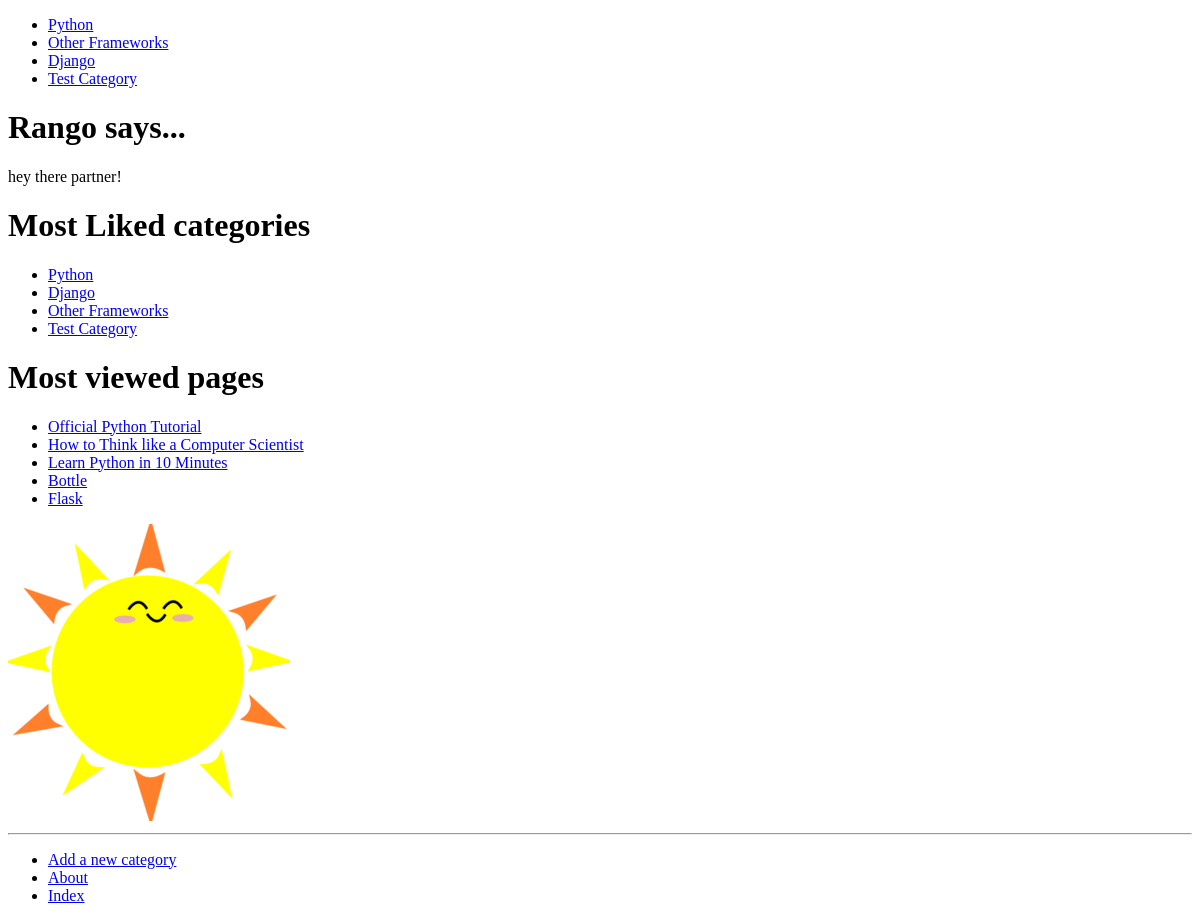
The app's page /, older data.
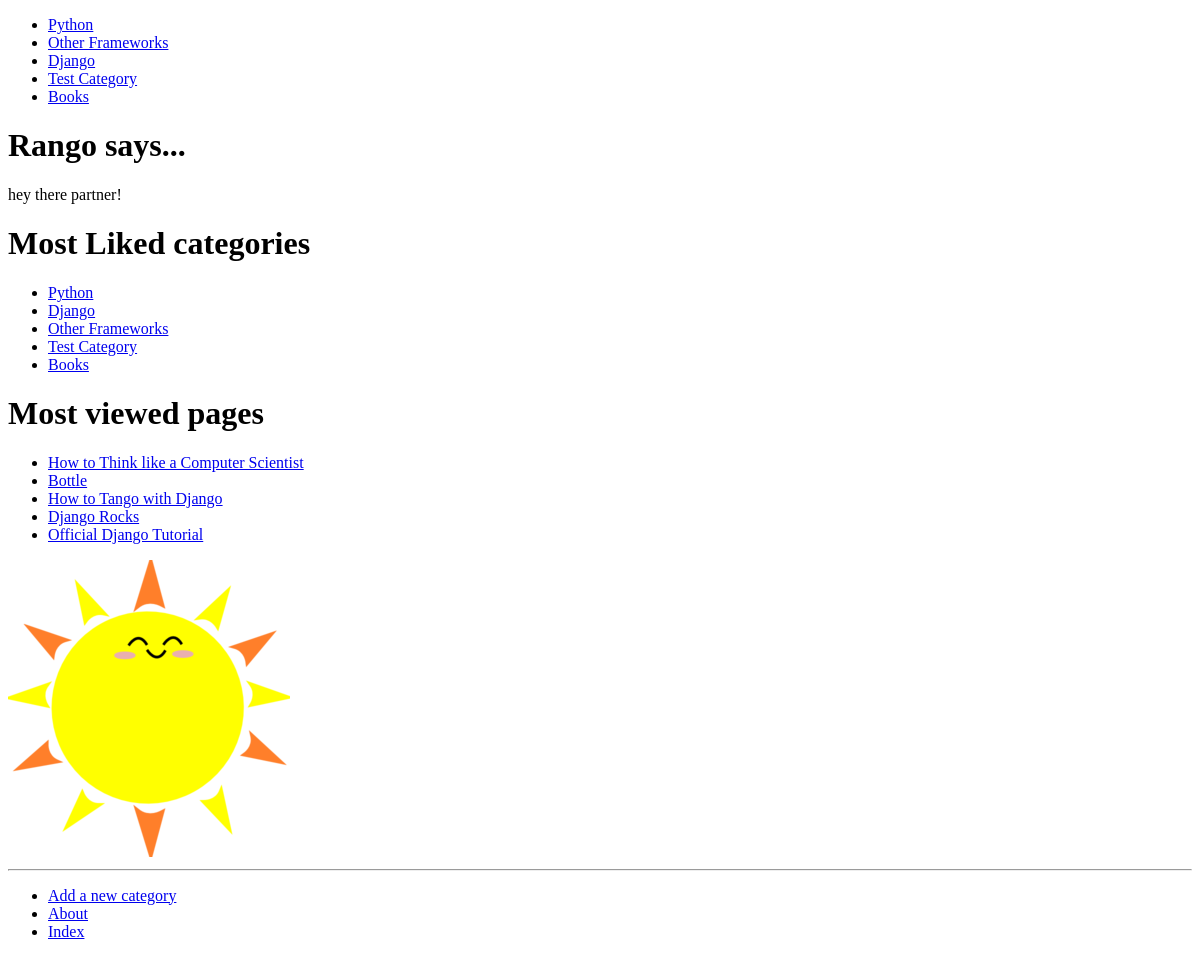
The same page, newer data.
### Rango/models.py (models this page shows, shortened)
class Category(models.Model):
    name = models.CharField(max_length=128, unique=True)
    views = models.IntegerField(default=0)
    likes =  models.IntegerField(default=0)
    slug = models.SlugField(unique=True)
    class Meta:
        verbose_name_plural = 'categories'

class Page(models.Model):
    category = models.ForeignKey(Category)
    title = models.CharField(max_length=128)
    url = models.URLField()
    views = models.IntegerField(default=0)

### Rango/views.py (the view)
# urls.py: url(r'^$', views.index, name='index'),
def index(request):
    category_list = Category.objects.order_by('-likes')[:5]
    pagesList = Page.objects.order_by('-views')[:5]
    context_dict = {'categories': category_list, 'pages': pagesList}
    return render(request, 'Rango/index.html', context=context_dict)

### Rango/templatetags/rango_template_tags.py (called while the page is built)
@register.inclusion_tag('Rango/cats.html')
def get_category_list(cat="None"):
    return {'cats': Category.objects.all(),'act_cat': cat}

### templates/Rango/index.html
{% extends 'Rango/base.html' %}
{% load staticfiles %}
{% block body_block %}
        <h1>Rango says...</h1>
        <div>
            hey there partner! <br>
        </div>
        <div>
            <h1>Most Liked categories</h1>
            {% if categories %}
                <ul>
                {% for category in categories %}
                    <li><a href=" {% url 'show_category' category.slug %} ">{{ category.name }}</a></li>
                {% endfor %}
                </ul>
            {% else %}
                <strong>There are no categories present.</strong>
            {% endif %}
            <h1>Most viewed pages</h1>
            {% if pages %}
                <ul>
                {% for page in pages %}
                    <li><a href="{{page.url}}">{{ page.title }}</li>
                {% endfor %}
                </ul>
            {% else %}
                <strong>There are no pages present.</strong>
            {% endif %}
        </div>
    <div>
        <img src="{% static "images/sun.png" %}" alt="smiling sun">
    </div>
{% endblock %}

### templates/Rango/cats.html
<ul>
    {% if cats %}
        {% for c in cats %}
            {% if c == act_cat %}
                <li>
                <strong>
                <a href="{% url 'show_category' c.slug %}">{{ c.name }}</a>
                </strong>
                </li>
            {% else %}
                <li>
                <a href="{% url 'show_category' c.slug %}">{{ c.name }}</a>
                </li>
            {% endif %}
        {% endfor %}
    {% else %}
        <li><strong>There are no categories present</strong></li>
    {% endif %}
</ul>

Row changes from the older to the newer data that the page shows:
no longer on this page (row edited): Page: title "Official Python Tutorial"
no longer on this page (row edited): Page: title "Learn Python in 10 Minutes"
no longer on this page (row edited): Page: title "Flask"
added Category: name "Books"
now on this page (row edited): Page: title "How to Tango with Django"
now on this page (row edited): Page: title "Django Rocks"
now on this page (row edited): Page: title "Official Django Tutorial"
